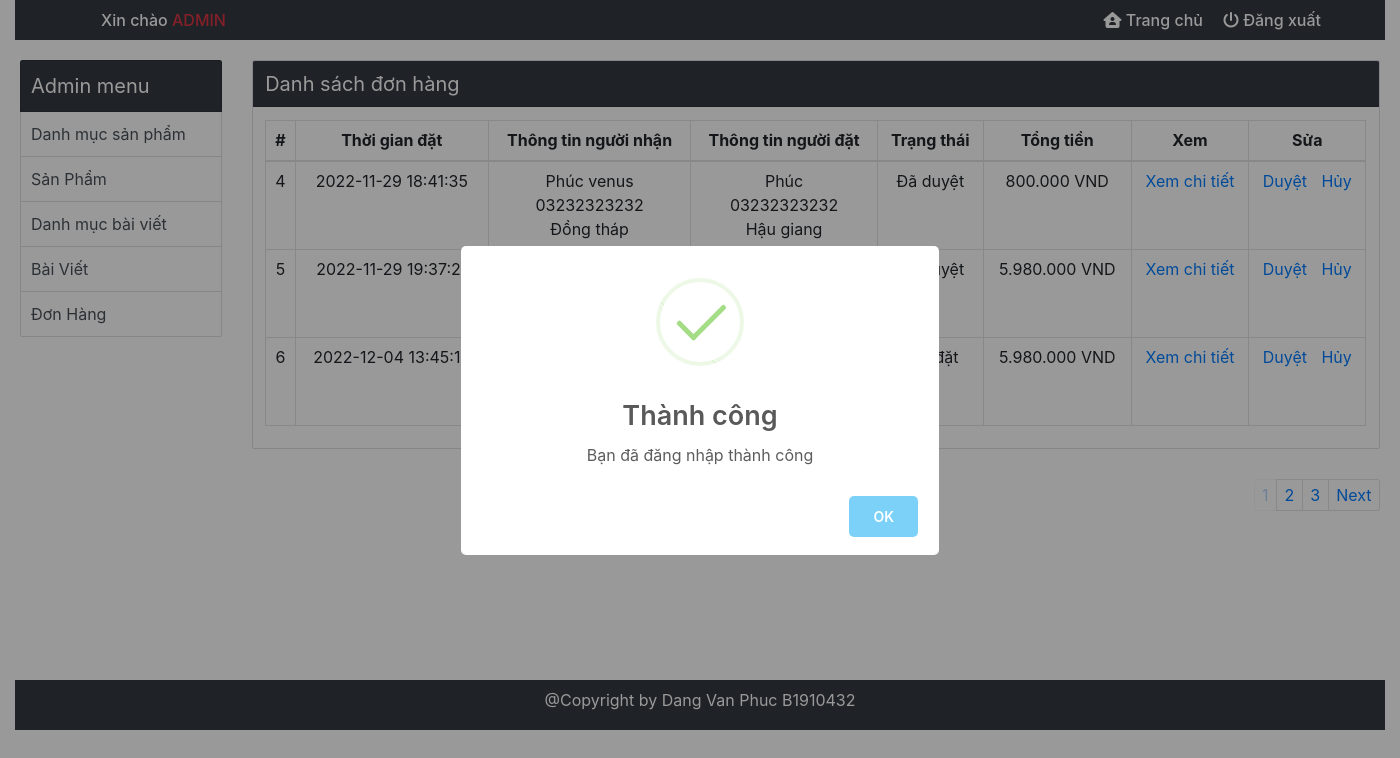
The app's page /admin/root/index.php?controller=orders (signed in) with its own data.
### tables this page shows
CREATE TABLE `orders` (
  `id` int NOT NULL,
  `user_id` int NOT NULL,
  `name_receiver` varchar(100) NOT NULL,
  `phone_receiver` char(15) NOT NULL,
  `address_receiver` varchar(200) NOT NULL,
  `status` int NOT NULL,
  `total_price` char(20) NOT NULL,
  `created_at` timestamp NOT NULL DEFAULT CURRENT_TIMESTAMP
);

CREATE TABLE `user` (
  `id` int NOT NULL,
  `name` varchar(200) NOT NULL,
  `email` varchar(200) NOT NULL,
  `password` varchar(200) NOT NULL,
  `phone_number` char(15) NOT NULL,
  `address` varchar(200) NOT NULL
);

### admin/modules/orders/index.php (the view, shortened to what this page needs)
<?php
	$limit = 3;
	$current_page = $_GET['page'] ?? 1;
	if($current_page == 1 || $current_page == ''){
		$start = 0;
	}
	else{
		$start = ($current_page*$limit)-$limit;
	}
	$sql = "select orders.*,
			user.name as user_name,
			user.phone_number as user_phone,
			user.address as user_address
			from orders join user
			on orders.user_id = user.id
			limit $start,$limit";
	$result = mysqli_query($connect,$sql);
 ?>
<div class="card">
	<div class="card-header font-20 bg-dark text-white">
		Danh sách đơn hàng
	</div>
	<div class="card-body font-16">
		<table class="table table-bordered text-center">
			<thead>
			    <tr>
					<th>#</th>
					<th>Thời gian đặt</th>
					<th>Thông tin người nhận</th>
					<th>Thông tin người đặt</th>
					<th>Trạng thái</th>
					<th>Tổng tiền</th>
					<th>Xem</th>
					<th>Sửa</th>
			    </tr>
		  	</thead>
		  	<tbody>
		  		<?php foreach ($result as $each): ?>
				    <tr>
				      <td><?php echo $each['id'] ?></td>
				      <td><?php echo $each['created_at'] ?></td>
				      <td>
				      		<?php echo $each['name_receiver'] ?> <br>
				      		<?php echo $each['phone_receiver'] ?> <br>
				      		<?php echo $each['address_receiver'] ?> <br>
				      </td>
				      <td>
				      		<?php echo $each['user_name'] ?> <br>
				      		<?php echo $each['user_phone'] ?> <br>
				      		<?php echo $each['user_address'] ?> <br>
				      </td>
				      <td>
				      	<?php switch ($each['status']) {
				      		case '1':
				      			echo 'Đã duyệt';
				      			break;
				      		default:
				      			echo 'Mới đặt';
				      			break;
				      	} ?>
				      </td>
				      <td><?php echo number_format($each['total_price'],0,'','.').' VND' ?> </td>
				      <td>
				      	<a href="?controller=orders&action=view_detail&id=<?php echo $each['id'] ?>">
				      		Xem chi tiết
				      	</a>
				      </td>
				      <td>
				      	<a href="?controller=orders&action=update&id=<?php echo $each['id'] ?>&status=1">
				      		Duyệt
				      	</a>
				      	<a href="?controller=orders&action=update&id=<?php echo $each['id'] ?>&status=2" class="ml-3">
				      		Hủy
				      	</a>
				      </td>
				    </tr>
		  		<?php endforeach ?>
		  </tbody>
		</table>
	</div>
</div>
<?php
	$sql_page = "select * from orders";
	$rs_page = mysqli_query($connect,$sql_page);
	$row_count = mysqli_num_rows($rs_page);
	$page = ceil($row_count/3);
 ?>
<ul class="pagination justify-content-end mt-5">
	<?php if($current_page > 1) { ?>
		<li class="page-item">
			<a class="page-link font-16" href="?controller=orders&page=<?php echo (int)$current_page-1  ?>">Previous</a>
		</li>
	<?php } for ($i=1; $i <= $page ; $i++) { ?>
		<li class="page-item">
			<a <?php if ($i == $current_page) { echo 'style="opacity: 0.3;"';} else {echo '';}?>  class="page-link font-16"  href="?controller=orders&page=<?php echo $i ?>"><?php echo $i ?></a>
		</li>
	<?php } if($current_page < $page) {?>
		<li class="page-item">
			<a class="page-link font-16" href="?controller=orders&page=<?php echo (int)$current_page+1  ?>">Next</a>
		</li>
	<?php } ?>
</ul>

### admin/root/index.php (shortened to what this page needs)
<!DOCTYPE html>
<html lang="en">
<head>
	<link rel="stylesheet" href="./css/style.css">
	<link rel="stylesheet" href="./font/fontawesome-free-6/css/all.min.css">
	<link rel="stylesheet" href="./bootstrap/bootstrap-4.6.2/css/bootstrap.min.css">
</head>
<body>
	<div class="container-fluid">
		<?php require_once ("./layouts/header.php") ?>
		<div class="main">
			<div class="row">
				<div class="col-md-2">
					<?php require_once ("./layouts/sidebar.php") ?>
				</div>
				<div class="col-md-10">
					<?php require_once ("./route.php") ?>
				</div>
			</div>
		</div>
		<?php require_once ("./layouts/footer.php") ?>
	</div>
</body>
</html>

### admin/root/layouts/header.php
<header class="header bg-dark text-white ">
	<?php if(!empty($_SESSION['id_admin'])) { ?>
	<h6 class="ml-6" style="margin-left: 86px;">Xin chào
			<span class="text-danger text-uppercase"><?php echo $_SESSION['username'] ?></span>
	<?php } ?>
	</h6>
	<div class="header__right">
		<h6 class="header_right-home">
			<a class="header__right-link text-decoration-none text-white" href="index.php">
				<i class="fa-solid fa-house-user"></i>
				Trang chủ
			</a>
		</h6>
		<h6 class="header_right-logout">
			<a class="header__right-link text-decoration-none text-white" href="process_logout.php">
				<i class="fa-solid fa-power-off"></i>
				Đăng xuất
			</a>
		</h6>
	</div>
</header>

### admin/root/layouts/sidebar.php
<div class="list-group">
 	  <a href="#" class="p-3 list-group-item list-group-item-action bg-dark text-white" style="font-size: 20px;">Admin menu</a>
	  <a href="?controller=productCategory" class="p-3 list-group-item list-group-item-action" style="font-size: 16px;">Danh mục sản phẩm</a>
	  <a href="?controller=product" class="p-3 list-group-item list-group-item-action" style="font-size: 16px;">Sản Phẩm</a>
	  <a href="?controller=newsCategory" class="p-3 list-group-item list-group-item-action" style="font-size: 16px;">Danh mục bài viết</a>
	  <a href="?controller=news" class="p-3 list-group-item list-group-item-action" style="font-size: 16px;">Bài Viết</a>
	  <a href="?controller=orders" class="p-3 list-group-item list-group-item-action" style="font-size: 16px;">Đơn Hàng</a>
</div>

### admin/root/route.php (shortened to what this page needs)
<?php
require_once '../config/connect.php';
$controller = $_GET['controller'] ?? '';
$action = $_GET['action'] ?? '';
switch ($controller) {
	case 'orders':
		switch ($action) {
			default:
				require_once '../modules/orders/index.php';
				break;
		}
		break;
}

### admin/root/layouts/footer.php
<footer class="bg-dark text-center text-white font-16" style="min-height: 50px; display: flex; justify-content: center;align-items: center;">
			<p> @Copyright by Dang Van Phuc B1910432 </p>
</footer>

### admin/root/css/style.css (style rules this page uses)
* { padding: 0; margin: 0; box-sizing: border-box; text-decoration: none; }
html { font-size:62.5%; }
.font-20 { font-size: 2rem !important; }
.font-16 { font-size: 1.6rem !important; }
.header { height: 40px; display: flex; justify-content: space-between }
.header h6 { line-height: 40px; font-size: 1.6rem; }
.header__right { display: inherit; font-size: 1.6rem; }
.header_right-logout, .header_right-home { margin-right: 20px; }
.header_right-logout { margin-right: 64px; }
.main { width: 100%; width: 1360px; margin: 20px auto; min-height: 600px; }

### records on screen
orders: id "4", created_at "2022-11-29 18:41:35", name_receiver "Phúc venus", phone_receiver "03232323232", address_receiver "Đồng tháp", user.name "Phúc", user.phone_number "03232323232", user.address "Hậu giang", status "Đã duyệt", total_price "800.000"
orders: id "5", created_at "2022-11-29 19:37:21", status "Đã duyệt", total_price "5.980.000"
orders: id "6", created_at "2022-12-04 13:45:13", status "Mới đặt", total_price "5.980.000"

### other values on screen
$_SESSION['username'] "ADMIN"
